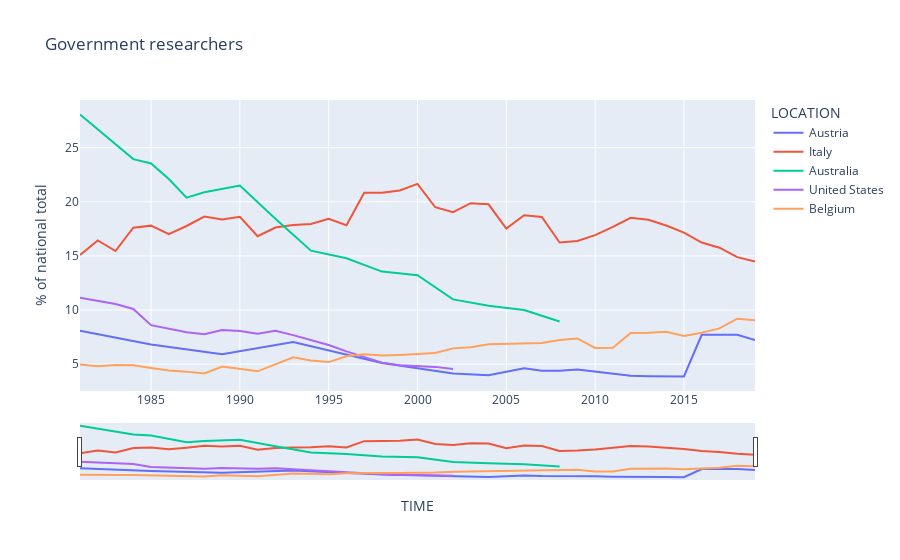
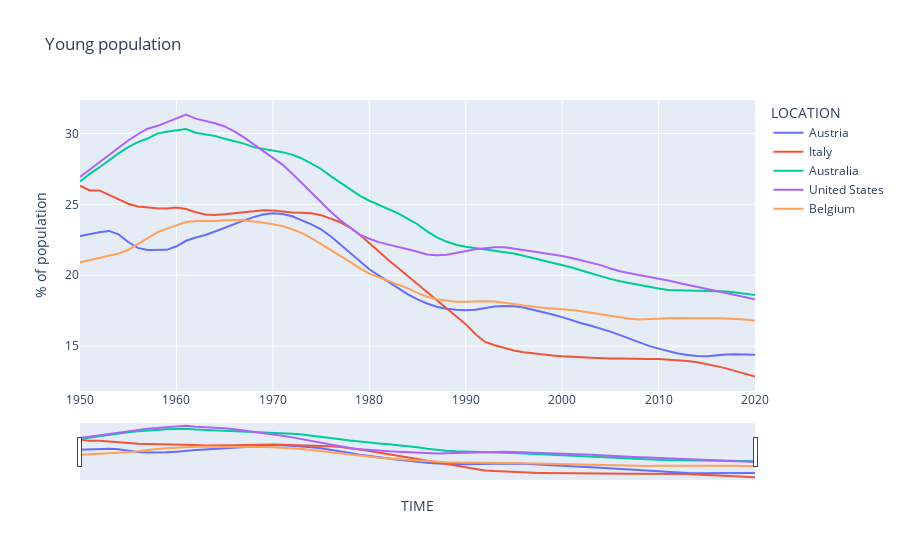
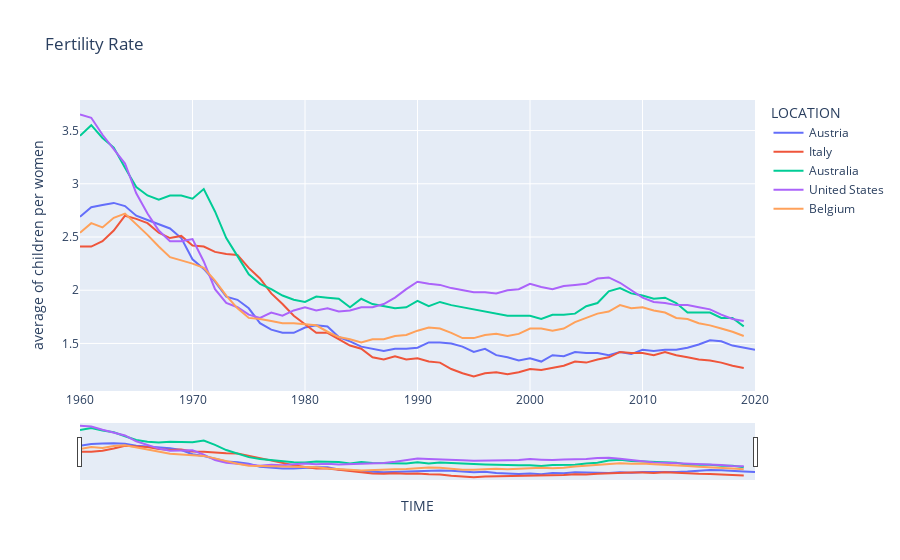
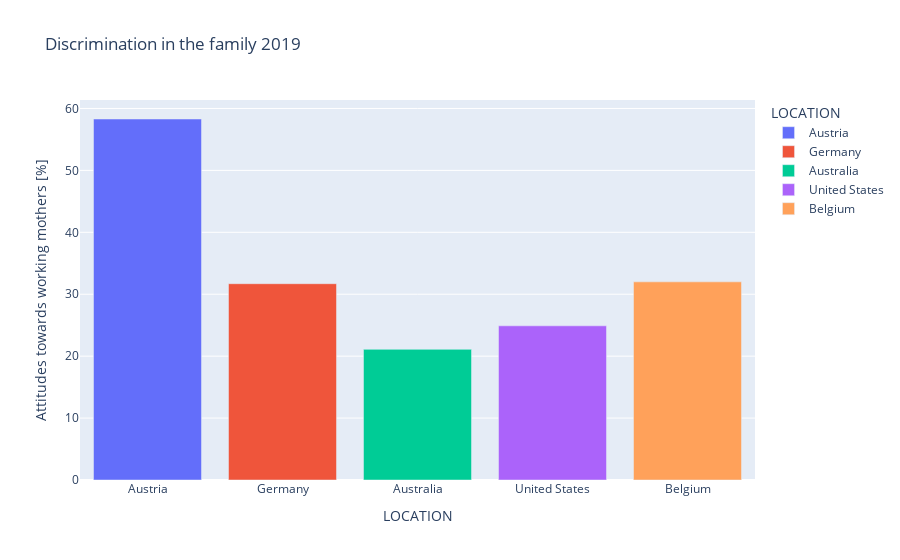

Notebook code for these charts, in order:
### Code cell
# =========== final program ============
plot_lineplot1()
plot_lineplot2()
plot_lineplot3()
plot_barplot1()
plot_barplot2()
plot_barplot3()
plot_scatterplot1()

### Figure 1 — Plotly figure (JSON) as saved in the notebook; plotly's stock layout.template omitted (floating-point values rounded to 4 significant figures)
{"data": [{"hovertemplate": "LOCATION=Austria<br>TIME=%{x}<br>Value=%{y}<extra></extra>", "legendgroup": "Austria", "line": {"color": "#636efa", "dash": "solid"}, "marker": {"symbol": "circle"}, "mode": "lines", "name": "Austria", "orientation": "v", "showlegend": true, "x": [1981, 1985, 1989, 1993, 1998, 2002, 2004, 2005, 2006, 2007, 2008, 2009, 2010, 2011, 2012, 2013, 2014, 2015, 2016, 2017, 2018, 2019], "xaxis": "x", "y": [8.09, 6.808, 5.921, 7.051, 5.098, 4.14, 3.968, 4.326, 4.618, 4.385, 4.385, 4.498, 4.286, 4.072, 3.916, 3.876, 3.88, 3.861, 7.713, 7.712, 7.713, 7.23], "yaxis": "y", "type": "scatter"}, {"hovertemplate": "LOCATION=Italy<br>TIME=%{x}<br>Value=%{y}<extra></extra>", "legendgroup": "Italy", "line": {"color": "#EF553B", "dash": "solid"}, "marker": {"symbol": "circle"}, "mode": "lines", "name": "Italy", "orientation": "v", "showlegend": true, "x": [1981, 1982, 1983, 1984, 1985, 1986, 1987, 1988, 1989, 1990, 1991, 1992, 1993, 1994, 1995, 1996, 1997, 1998, 1999, 2000, 2001, 2002, 2003, 2004, 2005, 2006, 2007, 2008, 2009, 2010, 2011, 2012, 2013, 2014, 2015, 2016, 2017, 2018, 2019], "xaxis": "x", "y": [15.08, 16.42, 15.45, 17.61, 17.8, 17.02, 17.77, 18.63, 18.38, 18.62, 16.82, 17.63, 17.87, 17.94, 18.42, 17.84, 20.83, 20.83, 21.04, 21.65, 19.5, 19.04, 19.87, 19.77, 17.52, 18.76, 18.59, 16.24, 16.38, 16.92, 17.69, 18.52, 18.35, 17.81, 17.15, 16.24, 15.76, 14.89, 14.47], "yaxis": "y", "type": "scatter"}, {"hovertemplate": "LOCATION=Australia<br>TIME=%{x}<br>Value=%{y}<extra></extra>", "legendgroup": "Australia", "line": {"color": "#00cc96", "dash": "solid"}, "marker": {"symbol": "circle"}, "mode": "lines", "name": "Australia", "orientation": "v", "showlegend": true, "x": [1981, 1984, 1985, 1986, 1987, 1988, 1990, 1992, 1994, 1996, 1998, 2000, 2002, 2004, 2006, 2008], "xaxis": "x", "y": [28.07, 23.95, 23.54, 22.1, 20.38, 20.88, 21.5, 18.43, 15.48, 14.78, 13.55, 13.22, 10.98, 10.39, 10.0, 8.942], "yaxis": "y", "type": "scatter"}, {"hovertemplate": "LOCATION=United States<br>TIME=%{x}<br>Value=%{y}<extra></extra>", "legendgroup": "United States", "line": {"color": "#ab63fa", "dash": "solid"}, "marker": {"symbol": "circle"}, "mode": "lines", "name": "United States", "orientation": "v", "showlegend": true, "x": [1981, 1982, 1983, 1984, 1985, 1987, 1988, 1989, 1990, 1991, 1992, 1993, 1995, 1996, 1997, 1998, 1999, 2000, 2001, 2002], "xaxis": "x", "y": [11.13, 10.86, 10.55, 10.1, 8.602, 7.953, 7.767, 8.159, 8.061, 7.813, 8.073, 7.68, 6.767, 6.182, 5.651, 5.139, 4.907, 4.825, 4.746, 4.558], "yaxis": "y", "type": "scatter"}, {"hovertemplate": "LOCATION=Belgium<br>TIME=%{x}<br>Value=%{y}<extra></extra>", "legendgroup": "Belgium", "line": {"color": "#FFA15A", "dash": "solid"}, "marker": {"symbol": "circle"}, "mode": "lines", "name": "Belgium", "orientation": "v", "showlegend": true, "x": [1981, 1982, 1983, 1984, 1985, 1986, 1987, 1988, 1989, 1991, 1993, 1994, 1995, 1996, 1997, 1998, 1999, 2000, 2001, 2002, 2003, 2004, 2005, 2006, 2007, 2008, 2009, 2010, 2011, 2012, 2013, 2014, 2015, 2016, 2017, 2018, 2019], "xaxis": "x", "y": [4.958, 4.81, 4.929, 4.89, 4.648, 4.413, 4.307, 4.133, 4.784, 4.336, 5.636, 5.33, 5.186, 5.733, 5.92, 5.793, 5.846, 5.923, 6.022, 6.456, 6.554, 6.835, 6.859, 6.949, 6.956, 7.235, 7.377, 6.49, 6.515, 7.876, 7.889, 7.993, 7.6, 7.903, 8.305, 9.195, 9.057], "yaxis": "y", "type": "scatter"}], "layout": {"xaxis": {"anchor": "y", "domain": [0.0, 1.0], "title": {"text": "TIME"}, "rangeslider": {"visible": true}}, "yaxis": {"anchor": "x", "domain": [0.0, 1.0], "title": {"text": "% of national total"}}, "legend": {"title": {"text": "LOCATION"}, "tracegroupgap": 0}, "title": {"text": "Government researchers"}}}

### Figure 2 — Plotly figure (JSON) as saved in the notebook; plotly's stock layout.template omitted (floating-point values rounded to 4 significant figures)
{"data": [{"hovertemplate": "LOCATION=Austria<br>TIME=%{x}<br>Value=%{y}<extra></extra>", "legendgroup": "Austria", "line": {"color": "#636efa", "dash": "solid"}, "marker": {"symbol": "circle"}, "mode": "lines", "name": "Austria", "orientation": "v", "showlegend": true, "x": [1950, 1951, 1952, 1953, 1954, 1955, 1956, 1957, 1958, 1959, 1960, 1961, 1962, 1963, 1964, 1965, 1966, 1967, 1968, 1969, 1970, 1971, 1972, 1973, 1974, 1975, 1976, 1977, 1978, 1979, 1980, 1981, 1982, 1983, 1984, 1985, 1986, 1987, 1988, 1989, 1990, 1991, 1992, 1993, 1994, 1995, 1996, 1997, 1998, 1999, 2000, 2001, 2002, 2003, 2004, 2005, 2006, 2007, 2008, 2009, 2010, 2011, 2012, 2013, 2014, 2015, 2016, 2017, 2018, 2019, 2020], "xaxis": "x", "y": [22.76, 22.92, 23.03, 23.13, 22.88, 22.34, 21.93, 21.77, 21.76, 21.79, 22.04, 22.43, 22.66, 22.84, 23.08, 23.36, 23.62, 23.86, 24.09, 24.29, 24.36, 24.32, 24.16, 23.9, 23.59, 23.23, 22.75, 22.17, 21.56, 20.96, 20.42, 19.97, 19.54, 19.09, 18.65, 18.29, 18.0, 17.78, 17.64, 17.56, 17.52, 17.57, 17.69, 17.79, 17.83, 17.81, 17.73, 17.58, 17.41, 17.23, 17.04, 16.82, 16.62, 16.43, 16.23, 16.02, 15.77, 15.51, 15.25, 15.02, 14.82, 14.65, 14.49, 14.37, 14.3, 14.28, 14.36, 14.42, 14.43, 14.42, 14.39], "yaxis": "y", "type": "scatter"}, {"hovertemplate": "LOCATION=Italy<br>TIME=%{x}<br>Value=%{y}<extra></extra>", "legendgroup": "Italy", "line": {"color": "#EF553B", "dash": "solid"}, "marker": {"symbol": "circle"}, "mode": "lines", "name": "Italy", "orientation": "v", "showlegend": true, "x": [1950, 1951, 1952, 1953, 1954, 1955, 1956, 1957, 1958, 1959, 1960, 1961, 1962, 1963, 1964, 1965, 1966, 1967, 1968, 1969, 1970, 1971, 1972, 1973, 1974, 1975, 1976, 1977, 1978, 1979, 1980, 1981, 1982, 1983, 1984, 1985, 1986, 1987, 1988, 1989, 1990, 1991, 1992, 1993, 1994, 1995, 1996, 1997, 1998, 1999, 2000, 2001, 2002, 2003, 2004, 2005, 2006, 2007, 2008, 2009, 2010, 2011, 2012, 2013, 2014, 2015, 2016, 2017, 2018, 2019, 2020], "xaxis": "x", "y": [26.32, 25.98, 25.98, 25.68, 25.36, 25.05, 24.85, 24.78, 24.73, 24.71, 24.77, 24.67, 24.44, 24.29, 24.25, 24.3, 24.37, 24.46, 24.54, 24.59, 24.57, 24.49, 24.43, 24.41, 24.37, 24.24, 24.01, 23.74, 23.36, 22.86, 22.27, 21.65, 21.05, 20.51, 19.94, 19.37, 18.79, 18.2, 17.63, 17.07, 16.55, 15.86, 15.29, 15.06, 14.86, 14.69, 14.57, 14.47, 14.39, 14.33, 14.28, 14.23, 14.21, 14.19, 14.15, 14.13, 14.12, 14.1, 14.08, 14.09, 14.09, 14.06, 14.01, 13.95, 13.86, 13.74, 13.59, 13.43, 13.26, 13.06, 12.86], "yaxis": "y", "type": "scatter"}, {"hovertemplate": "LOCATION=Australia<br>TIME=%{x}<br>Value=%{y}<extra></extra>", "legendgroup": "Australia", "line": {"color": "#00cc96", "dash": "solid"}, "marker": {"symbol": "circle"}, "mode": "lines", "name": "Australia", "orientation": "v", "showlegend": true, "x": [1950, 1951, 1952, 1953, 1954, 1955, 1956, 1957, 1958, 1959, 1960, 1961, 1962, 1963, 1964, 1965, 1966, 1967, 1968, 1969, 1970, 1971, 1972, 1973, 1974, 1975, 1976, 1977, 1978, 1979, 1980, 1981, 1982, 1983, 1984, 1985, 1986, 1987, 1988, 1989, 1990, 1991, 1992, 1993, 1994, 1995, 1996, 1997, 1998, 1999, 2000, 2001, 2002, 2003, 2004, 2005, 2006, 2007, 2008, 2009, 2010, 2011, 2012, 2013, 2014, 2015, 2016, 2017, 2018, 2019, 2020], "xaxis": "x", "y": [26.6, 27.15, 27.6, 28.12, 28.59, 29.04, 29.39, 29.64, 29.99, 30.12, 30.21, 30.31, 30.05, 29.92, 29.82, 29.63, 29.48, 29.28, 29.03, 28.92, 28.83, 28.68, 28.51, 28.23, 27.87, 27.49, 26.99, 26.52, 26.07, 25.62, 25.25, 24.96, 24.66, 24.37, 23.98, 23.6, 23.1, 22.67, 22.37, 22.15, 22.0, 21.9, 21.82, 21.73, 21.63, 21.53, 21.37, 21.21, 21.05, 20.89, 20.72, 20.55, 20.34, 20.13, 19.94, 19.74, 19.57, 19.43, 19.3, 19.17, 19.06, 18.95, 18.93, 18.93, 18.91, 18.89, 18.9, 18.86, 18.78, 18.7, 18.6], "yaxis": "y", "type": "scatter"}, {"hovertemplate": "LOCATION=United States<br>TIME=%{x}<br>Value=%{y}<extra></extra>", "legendgroup": "United States", "line": {"color": "#ab63fa", "dash": "solid"}, "marker": {"symbol": "circle"}, "mode": "lines", "name": "United States", "orientation": "v", "showlegend": true, "x": [1950, 1951, 1952, 1953, 1954, 1955, 1956, 1957, 1958, 1959, 1960, 1961, 1962, 1963, 1964, 1965, 1966, 1967, 1968, 1969, 1970, 1971, 1972, 1973, 1974, 1975, 1976, 1977, 1978, 1979, 1980, 1981, 1982, 1983, 1984, 1985, 1986, 1987, 1988, 1989, 1990, 1991, 1992, 1993, 1994, 1995, 1996, 1997, 1998, 1999, 2000, 2001, 2002, 2003, 2004, 2005, 2006, 2007, 2008, 2009, 2010, 2011, 2012, 2013, 2014, 2015, 2016, 2017, 2018, 2019, 2020], "xaxis": "x", "y": [26.92, 27.44, 27.98, 28.49, 29.0, 29.5, 29.94, 30.33, 30.52, 30.78, 31.04, 31.33, 31.04, 30.89, 30.72, 30.49, 30.15, 29.72, 29.24, 28.74, 28.26, 27.8, 27.18, 26.5, 25.81, 25.17, 24.48, 23.88, 23.34, 22.86, 22.57, 22.34, 22.16, 22.01, 21.83, 21.66, 21.46, 21.4, 21.45, 21.56, 21.69, 21.84, 21.91, 21.97, 21.97, 21.88, 21.79, 21.67, 21.56, 21.49, 21.36, 21.21, 21.06, 20.9, 20.71, 20.48, 20.28, 20.14, 20.03, 19.91, 19.79, 19.63, 19.47, 19.33, 19.18, 19.03, 18.89, 18.76, 18.63, 18.46, 18.3], "yaxis": "y", "type": "scatter"}, {"hovertemplate": "LOCATION=Belgium<br>TIME=%{x}<br>Value=%{y}<extra></extra>", "legendgroup": "Belgium", "line": {"color": "#FFA15A", "dash": "solid"}, "marker": {"symbol": "circle"}, "mode": "lines", "name": "Belgium", "orientation": "v", "showlegend": true, "x": [1950, 1951, 1952, 1953, 1954, 1955, 1956, 1957, 1958, 1959, 1960, 1961, 1962, 1963, 1964, 1965, 1966, 1967, 1968, 1969, 1970, 1971, 1972, 1973, 1974, 1975, 1976, 1977, 1978, 1979, 1980, 1981, 1982, 1983, 1984, 1985, 1986, 1987, 1988, 1989, 1990, 1991, 1992, 1993, 1994, 1995, 1996, 1997, 1998, 1999, 2000, 2001, 2002, 2003, 2004, 2005, 2006, 2007, 2008, 2009, 2010, 2011, 2012, 2013, 2014, 2015, 2016, 2017, 2018, 2019, 2020], "xaxis": "x", "y": [20.91, 21.06, 21.22, 21.36, 21.53, 21.79, 22.2, 22.66, 23.03, 23.28, 23.53, 23.75, 23.82, 23.81, 23.83, 23.87, 23.9, 23.88, 23.8, 23.69, 23.59, 23.46, 23.24, 22.97, 22.62, 22.21, 21.8, 21.37, 20.94, 20.5, 20.11, 19.84, 19.6, 19.35, 19.08, 18.75, 18.48, 18.3, 18.19, 18.12, 18.12, 18.15, 18.17, 18.15, 18.08, 17.97, 17.86, 17.77, 17.7, 17.65, 17.61, 17.55, 17.46, 17.35, 17.24, 17.13, 17.04, 16.93, 16.88, 16.89, 16.93, 16.96, 16.98, 16.99, 16.99, 16.98, 16.96, 16.95, 16.93, 16.88, 16.79], "yaxis": "y", "type": "scatter"}], "layout": {"xaxis": {"anchor": "y", "domain": [0.0, 1.0], "title": {"text": "TIME"}, "rangeslider": {"visible": true}}, "yaxis": {"anchor": "x", "domain": [0.0, 1.0], "title": {"text": "% of population"}}, "legend": {"title": {"text": "LOCATION"}, "tracegroupgap": 0}, "title": {"text": "Young population"}}}

### Figure 3 — Plotly figure (JSON) as saved in the notebook; plotly's stock layout.template omitted (floating-point values rounded to 4 significant figures)
{"data": [{"hovertemplate": "LOCATION=Austria<br>TIME=%{x}<br>Value=%{y}<extra></extra>", "legendgroup": "Austria", "line": {"color": "#636efa", "dash": "solid"}, "marker": {"symbol": "circle"}, "mode": "lines", "name": "Austria", "orientation": "v", "showlegend": true, "x": [1960, 1961, 1962, 1963, 1964, 1965, 1966, 1967, 1968, 1969, 1970, 1971, 1972, 1973, 1974, 1975, 1976, 1977, 1978, 1979, 1980, 1981, 1982, 1983, 1984, 1985, 1986, 1987, 1988, 1989, 1990, 1991, 1992, 1993, 1994, 1995, 1996, 1997, 1998, 1999, 2000, 2001, 2002, 2003, 2004, 2005, 2006, 2007, 2008, 2009, 2010, 2011, 2012, 2013, 2014, 2015, 2016, 2017, 2018, 2019, 2020], "xaxis": "x", "y": [2.69, 2.78, 2.8, 2.82, 2.79, 2.7, 2.66, 2.62, 2.58, 2.49, 2.29, 2.2, 2.08, 1.94, 1.91, 1.83, 1.69, 1.63, 1.6, 1.6, 1.65, 1.67, 1.66, 1.56, 1.52, 1.47, 1.45, 1.43, 1.45, 1.45, 1.46, 1.51, 1.51, 1.5, 1.47, 1.42, 1.45, 1.39, 1.37, 1.34, 1.36, 1.33, 1.39, 1.38, 1.42, 1.41, 1.41, 1.39, 1.42, 1.4, 1.44, 1.43, 1.44, 1.44, 1.46, 1.49, 1.53, 1.52, 1.48, 1.46, 1.44], "yaxis": "y", "type": "scatter"}, {"hovertemplate": "LOCATION=Italy<br>TIME=%{x}<br>Value=%{y}<extra></extra>", "legendgroup": "Italy", "line": {"color": "#EF553B", "dash": "solid"}, "marker": {"symbol": "circle"}, "mode": "lines", "name": "Italy", "orientation": "v", "showlegend": true, "x": [1960, 1961, 1962, 1963, 1964, 1965, 1966, 1967, 1968, 1969, 1970, 1971, 1972, 1973, 1974, 1975, 1976, 1977, 1978, 1979, 1980, 1981, 1982, 1983, 1984, 1985, 1986, 1987, 1988, 1989, 1990, 1991, 1992, 1993, 1994, 1995, 1996, 1997, 1998, 1999, 2000, 2001, 2002, 2003, 2004, 2005, 2006, 2007, 2008, 2009, 2010, 2011, 2012, 2013, 2014, 2015, 2016, 2017, 2018, 2019], "xaxis": "x", "y": [2.41, 2.41, 2.46, 2.56, 2.7, 2.67, 2.63, 2.54, 2.49, 2.51, 2.42, 2.41, 2.36, 2.34, 2.33, 2.21, 2.11, 1.97, 1.87, 1.76, 1.68, 1.6, 1.6, 1.54, 1.48, 1.45, 1.37, 1.35, 1.38, 1.35, 1.36, 1.33, 1.32, 1.26, 1.22, 1.19, 1.22, 1.23, 1.21, 1.23, 1.26, 1.25, 1.27, 1.29, 1.33, 1.32, 1.35, 1.37, 1.42, 1.41, 1.41, 1.39, 1.42, 1.39, 1.37, 1.35, 1.34, 1.32, 1.29, 1.27], "yaxis": "y", "type": "scatter"}, {"hovertemplate": "LOCATION=Australia<br>TIME=%{x}<br>Value=%{y}<extra></extra>", "legendgroup": "Australia", "line": {"color": "#00cc96", "dash": "solid"}, "marker": {"symbol": "circle"}, "mode": "lines", "name": "Australia", "orientation": "v", "showlegend": true, "x": [1960, 1961, 1962, 1963, 1964, 1965, 1966, 1967, 1968, 1969, 1970, 1971, 1972, 1973, 1974, 1975, 1976, 1977, 1978, 1979, 1980, 1981, 1982, 1983, 1984, 1985, 1986, 1987, 1988, 1989, 1990, 1991, 1992, 1993, 1994, 1995, 1996, 1997, 1998, 1999, 2000, 2001, 2002, 2003, 2004, 2005, 2006, 2007, 2008, 2009, 2010, 2011, 2012, 2013, 2014, 2015, 2016, 2017, 2018, 2019], "xaxis": "x", "y": [3.45, 3.55, 3.43, 3.34, 3.15, 2.97, 2.89, 2.85, 2.89, 2.89, 2.86, 2.95, 2.74, 2.49, 2.32, 2.15, 2.06, 2.01, 1.95, 1.91, 1.89, 1.94, 1.93, 1.92, 1.84, 1.92, 1.87, 1.85, 1.83, 1.84, 1.9, 1.85, 1.89, 1.86, 1.84, 1.82, 1.8, 1.78, 1.76, 1.76, 1.76, 1.73, 1.77, 1.77, 1.78, 1.85, 1.88, 1.99, 2.02, 1.97, 1.95, 1.92, 1.93, 1.88, 1.79, 1.79, 1.79, 1.74, 1.74, 1.66], "yaxis": "y", "type": "scatter"}, {"hovertemplate": "LOCATION=United States<br>TIME=%{x}<br>Value=%{y}<extra></extra>", "legendgroup": "United States", "line": {"color": "#ab63fa", "dash": "solid"}, "marker": {"symbol": "circle"}, "mode": "lines", "name": "United States", "orientation": "v", "showlegend": true, "x": [1960, 1961, 1962, 1963, 1964, 1965, 1966, 1967, 1968, 1969, 1970, 1971, 1972, 1973, 1974, 1975, 1976, 1977, 1978, 1979, 1980, 1981, 1982, 1983, 1984, 1985, 1986, 1987, 1988, 1989, 1990, 1991, 1992, 1993, 1994, 1995, 1996, 1997, 1998, 1999, 2000, 2001, 2002, 2003, 2004, 2005, 2006, 2007, 2008, 2009, 2010, 2011, 2012, 2013, 2014, 2015, 2016, 2017, 2018, 2019], "xaxis": "x", "y": [3.65, 3.62, 3.46, 3.32, 3.19, 2.91, 2.72, 2.56, 2.46, 2.46, 2.48, 2.27, 2.01, 1.88, 1.84, 1.77, 1.74, 1.79, 1.76, 1.81, 1.84, 1.81, 1.83, 1.8, 1.81, 1.84, 1.84, 1.87, 1.93, 2.01, 2.08, 2.06, 2.05, 2.02, 2.0, 1.98, 1.98, 1.97, 2.0, 2.01, 2.06, 2.03, 2.01, 2.04, 2.05, 2.06, 2.11, 2.12, 2.07, 2.0, 1.93, 1.89, 1.88, 1.86, 1.86, 1.84, 1.82, 1.77, 1.73, 1.71], "yaxis": "y", "type": "scatter"}, {"hovertemplate": "LOCATION=Belgium<br>TIME=%{x}<br>Value=%{y}<extra></extra>", "legendgroup": "Belgium", "line": {"color": "#FFA15A", "dash": "solid"}, "marker": {"symbol": "circle"}, "mode": "lines", "name": "Belgium", "orientation": "v", "showlegend": true, "x": [1960, 1961, 1962, 1963, 1964, 1965, 1966, 1967, 1968, 1969, 1970, 1971, 1972, 1973, 1974, 1975, 1976, 1977, 1978, 1979, 1980, 1981, 1982, 1983, 1984, 1985, 1986, 1987, 1988, 1989, 1990, 1991, 1992, 1993, 1994, 1995, 1996, 1997, 1998, 1999, 2000, 2001, 2002, 2003, 2004, 2005, 2006, 2007, 2008, 2009, 2010, 2011, 2012, 2013, 2014, 2015, 2016, 2017, 2018, 2019], "xaxis": "x", "y": [2.54, 2.63, 2.59, 2.68, 2.72, 2.62, 2.52, 2.41, 2.31, 2.28, 2.25, 2.21, 2.09, 1.95, 1.83, 1.74, 1.73, 1.71, 1.69, 1.69, 1.68, 1.67, 1.61, 1.56, 1.54, 1.51, 1.54, 1.54, 1.57, 1.58, 1.62, 1.65, 1.64, 1.6, 1.55, 1.55, 1.58, 1.59, 1.57, 1.59, 1.64, 1.64, 1.62, 1.64, 1.7, 1.74, 1.78, 1.8, 1.86, 1.83, 1.84, 1.81, 1.79, 1.74, 1.73, 1.69, 1.67, 1.64, 1.61, 1.57], "yaxis": "y", "type": "scatter"}], "layout": {"xaxis": {"anchor": "y", "domain": [0.0, 1.0], "title": {"text": "TIME"}, "rangeslider": {"visible": true}}, "yaxis": {"anchor": "x", "domain": [0.0, 1.0], "title": {"text": "average of children per women"}}, "legend": {"title": {"text": "LOCATION"}, "tracegroupgap": 0}, "title": {"text": "Fertility Rate"}}}

### Figure 4 — Plotly figure (JSON) as saved in the notebook; plotly's stock layout.template omitted (floating-point values rounded to 4 significant figures)
{"data": [{"alignmentgroup": "True", "hovertemplate": "LOCATION=%{x}<br>Value=%{y}<extra></extra>", "legendgroup": "Austria", "marker": {"color": "#636efa", "pattern": {"shape": ""}}, "name": "Austria", "offsetgroup": "Austria", "orientation": "v", "showlegend": true, "textposition": "auto", "x": ["Austria"], "xaxis": "x", "y": [58.3], "yaxis": "y", "type": "bar"}, {"alignmentgroup": "True", "hovertemplate": "LOCATION=%{x}<br>Value=%{y}<extra></extra>", "legendgroup": "Germany", "marker": {"color": "#EF553B", "pattern": {"shape": ""}}, "name": "Germany", "offsetgroup": "Germany", "orientation": "v", "showlegend": true, "textposition": "auto", "x": ["Germany"], "xaxis": "x", "y": [31.7], "yaxis": "y", "type": "bar"}, {"alignmentgroup": "True", "hovertemplate": "LOCATION=%{x}<br>Value=%{y}<extra></extra>", "legendgroup": "Australia", "marker": {"color": "#00cc96", "pattern": {"shape": ""}}, "name": "Australia", "offsetgroup": "Australia", "orientation": "v", "showlegend": true, "textposition": "auto", "x": ["Australia"], "xaxis": "x", "y": [21.1], "yaxis": "y", "type": "bar"}, {"alignmentgroup": "True", "hovertemplate": "LOCATION=%{x}<br>Value=%{y}<extra></extra>", "legendgroup": "United States", "marker": {"color": "#ab63fa", "pattern": {"shape": ""}}, "name": "United States", "offsetgroup": "United States", "orientation": "v", "showlegend": true, "textposition": "auto", "x": ["United States"], "xaxis": "x", "y": [24.9], "yaxis": "y", "type": "bar"}, {"alignmentgroup": "True", "hovertemplate": "LOCATION=%{x}<br>Value=%{y}<extra></extra>", "legendgroup": "Belgium", "marker": {"color": "#FFA15A", "pattern": {"shape": ""}}, "name": "Belgium", "offsetgroup": "Belgium", "orientation": "v", "showlegend": true, "textposition": "auto", "x": ["Belgium"], "xaxis": "x", "y": [32.0], "yaxis": "y", "type": "bar"}], "layout": {"xaxis": {"anchor": "y", "domain": [0.0, 1.0], "title": {"text": "LOCATION"}, "categoryorder": "array", "categoryarray": ["Austria", "Germany", "Australia", "United States", "Belgium"]}, "yaxis": {"anchor": "x", "domain": [0.0, 1.0], "title": {"text": "Attitudes towards working mothers [%]"}}, "legend": {"title": {"text": "LOCATION"}, "tracegroupgap": 0}, "title": {"text": "Discrimination in the family 2019"}, "barmode": "relative"}}
